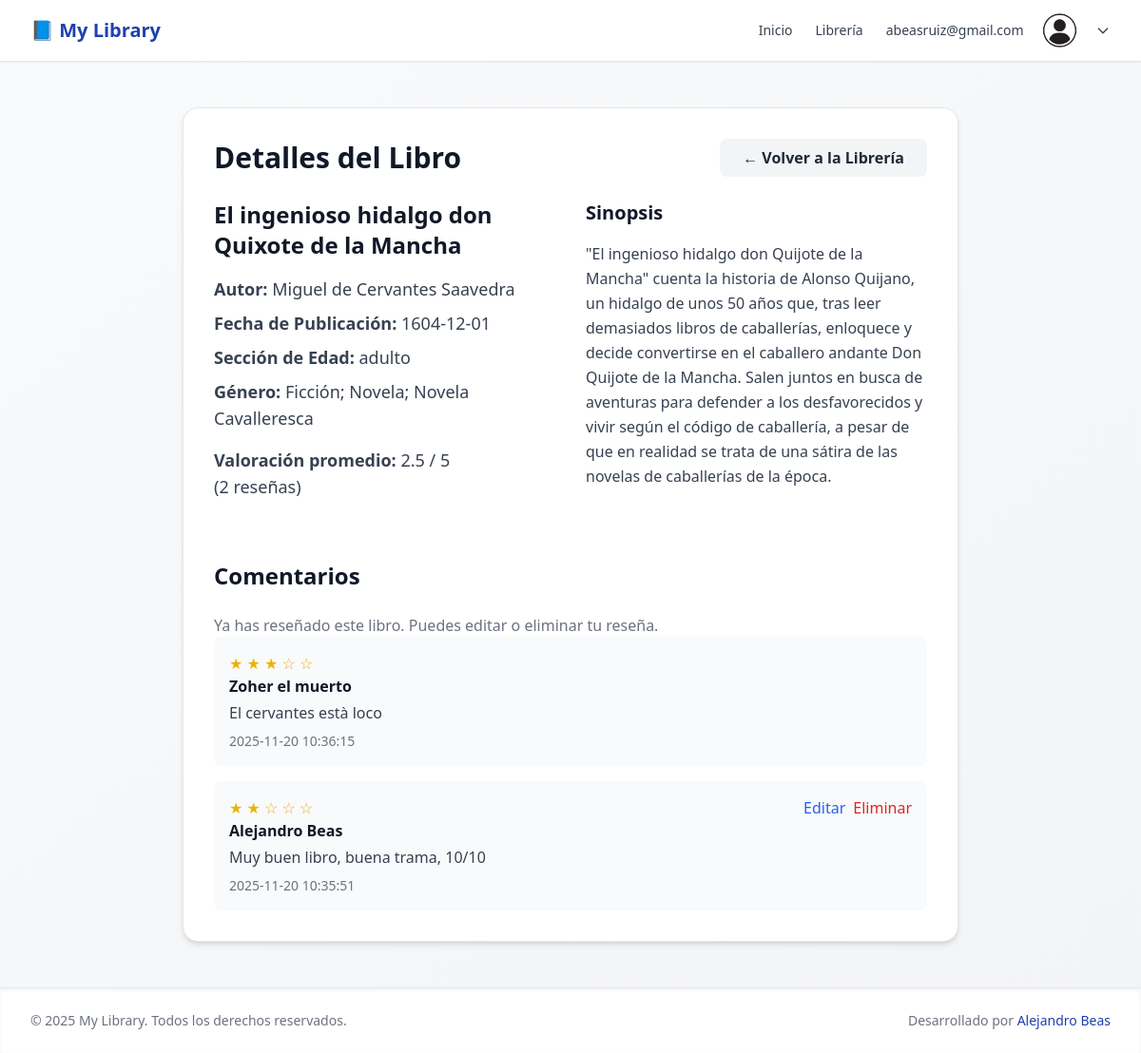
The app's page /view-book/15 (signed in) with its own data.
### tables this page shows
CREATE TABLE books (
	id INTEGER NOT NULL PRIMARY KEY AUTOINCREMENT,
	title TEXT NOT NULL,
	author TEXT,
	publish_date TEXT
, sinopsis varchar(45) default NULL, Etiqueta varchar(45) default NULL, genres TEXT NOT NULL);

CREATE TABLE comments (
    id INTEGER PRIMARY KEY AUTOINCREMENT,
    book_id INTEGER NOT NULL,
    user_id INTEGER NOT NULL,
    comment TEXT NOT NULL,
    created_at DATETIME DEFAULT CURRENT_TIMESTAMP,
    updated_at DATETIME DEFAULT CURRENT_TIMESTAMP, rating TINYINT NOT NULL DEFAULT 5,
    FOREIGN KEY (book_id) REFERENCES books(id),
    FOREIGN KEY (user_id) REFERENCES users(id)
);

CREATE TABLE users (
    id INTEGER PRIMARY KEY AUTOINCREMENT,
    email VARCHAR(255) UNIQUE NOT NULL,
    password VARCHAR(255) NOT NULL,
    created_at DATETIME DEFAULT CURRENT_TIMESTAMP
, name varchar(45), EtiquetaEdad varchar(45), Preferencias varchar(45));

### controllers/view-bookcontroller.php (called while the page is built, shortened)
<?php
$params = $_GET['params'] ?? [];
$id = $params[0] ?? null;
require_once __DIR__ . '/../models/books.php';
require_once __DIR__ . '/../models/functions.php';
$book = getBookById($db, $id);
$averageData = getAverageRating($db, $book['id']);
$averageRating = $averageData['avg_rating'];
$totalReviews = $averageData['total_reviews'];
$comments = getCommentsByBookId($db, $id);
include __DIR__ . '/../views/book_detail.view.php';

### models/books.php (called while the page is built, shortened)
<?php
function getBookById($db, $id) {
    try {
        $stmt = $db->prepare("SELECT * FROM books WHERE id = ?");
        $stmt->execute([$id]);
        return $stmt->fetch(PDO::FETCH_ASSOC);
    } catch (PDOException $e) {
        error_log("Error getting book by ID: " . $e->getMessage());
        return false;
    }
}

### models/functions.php (called while the page is built, shortened)
<?php
function getAverageRating($db, $bookId) {
    $stmt = $db->prepare("SELECT AVG(rating) as avg_rating, COUNT(*) as total_reviews
                          FROM comments
                          WHERE book_id = ?");
    $stmt->execute([$bookId]);
    return $stmt->fetch(PDO::FETCH_ASSOC);
}
function getCommentsByBookId($db, $bookId) {
    try {
        $stmt = $db->prepare("
            SELECT c.id, c.comment, c.created_at, c.rating, c.user_id, u.name AS username
            FROM comments c
            JOIN users u ON c.user_id = u.id
            WHERE c.book_id = ?
            ORDER BY c.created_at DESC
        ");
        $stmt->execute([$bookId]);
        return $stmt->fetchAll(PDO::FETCH_ASSOC);
    } catch (PDOException $e) {
        error_log("Error getting comments: " . $e->getMessage());
        return [];
    }
}

### views/book_detail.view.php (the view, shortened to what this page needs)
<?php include 'partials/header.view.php'; ?>
<main class="flex-1 bg-gradient-to-br from-gray-50 to-gray-100 py-12">
    <div class="max-w-4xl mx-auto px-6 sm:px-8 lg:px-10">
        <div class="bg-white rounded-2xl shadow-md p-8 border border-gray-200">
            <div class="flex justify-between items-center mb-6">
                <h1 class="text-3xl font-bold text-gray-900">Detalles del Libro</h1>
                <a href="/books" class="bg-gray-100 text-gray-800 py-2 px-6 rounded-lg hover:bg-gray-200 font-semibold">
                    ← Volver a la Librería
                </a>
            </div>
            <?php if ($book): ?>
                <div class="grid grid-cols-1 md:grid-cols-2 gap-8">
                    <div>
                        <h2 class="text-2xl font-semibold text-gray-900 mb-4"><?= htmlspecialchars($book['title']) ?></h2>
                        <p class="text-lg text-gray-700 mb-2"><strong>Autor:</strong> <?= htmlspecialchars($book['author']) ?></p>
                        <p class="text-lg text-gray-700 mb-2"><strong>Fecha de Publicación:</strong> <?= htmlspecialchars($book['publish_date']) ?></p>
                        <p class="text-lg text-gray-700 mb-2"><strong>Sección de Edad:</strong> <?= htmlspecialchars($book['Etiqueta']) ?></p>
                        <p class="text-lg text-gray-700 mb-4"><strong>Género:</strong> <?= htmlspecialchars($book['genres']) ?></p>
                        <?php if ($averageRating): ?>
                            <p class="text-lg text-gray-700 mb-4">
                                <strong>Valoración promedio:</strong>
                                <?= number_format($averageRating, 1) ?> / 5
                                <br>
                                (<?= $totalReviews ?> reseñas)
                            </p>
                        <?php else: ?>
                            <p class="text-lg text-gray-500 mb-4">Este libro aún no tiene reseñas.</p>
                        <?php endif; ?>
                    </div>
                    <div>
                        <h3 class="text-xl font-semibold text-gray-900 mb-4">Sinopsis</h3>
                        <p class="text-gray-700 leading-relaxed"><?= nl2br(htmlspecialchars($book['sinopsis'])) ?></p>
                    </div>
                </div>
                <?php
                    $userHasComment = false;
                    foreach ($comments as $c) {
                        if ($c['user_id'] == $_SESSION['user']['id']) {
                            $userHasComment = true;
                            break;
                        }
                    }
                ?>
                <div class="mt-12">
                    <h2 class="text-2xl font-bold text-gray-900 mb-6">Comentarios</h2>
                     <?php if (!$userHasComment): ?>
                        <form method="POST" action="/add-comment" class="mb-8">
                            <input type="hidden" name="token" value="<?= $_SESSION['token'] ?>">
                            <input type="hidden" name="book_id" value="<?= $book['id'] ?>">
                            <label class="block mb-2 font-semibold text-gray-700">Tu valoración:</label>
                            <select name="rating" required class="px-4 py-2 border border-gray-300 rounded-lg">
                                <option value="5">★★★★★ - Excelente</option>
                                <option value="4">★★★★☆ - Muy bueno</option>
                                <option value="3">★★★☆☆ - Bueno</option>
                                <option value="2">★★☆☆☆ - Regular</option>
                                <option value="1">★☆☆☆☆ - Malo</option>
                            </select>
                            <textarea name="comment" rows="3" required
                                    class="w-full mt-4 px-4 py-2 border border-gray-300 rounded-lg focus:ring-2 focus:ring-primary focus:border-primary"
                                    placeholder="Escribe tu reseña..."></textarea>
                            <button type="submit" class="mt-2 bg-primary text-white px-6 py-2 rounded-lg hover:bg-red-700">
                                Agregar Reseña
                            </button>
                        </form>
                    <?php else: ?>
                        <p class="text-gray-500">Ya has reseñado este libro. Puedes editar o eliminar tu reseña.</p>
                    <?php endif; ?>
                    <?php if (!empty($comments)): ?>
                        <div class="space-y-4">
                            <?php foreach ($comments as $comment): ?>
                                <div class="bg-gray-50 p-4 rounded-lg">
                                    <div class="flex justify-between items-start">
                                        <div>
                                            <p class="text-yellow-500">
                                            <?php for ($i = 1; $i <= 5; $i++): ?>
                                                <?= $i <= $comment['rating'] ? '★' : '☆' ?>
                                            <?php endfor; ?>
                                            </p>
                                            <p class="font-semibold text-gray-900"><?= htmlspecialchars($comment['username']) ?></p>
                                            <p class="text-gray-700 mt-1"><?= nl2br(htmlspecialchars($comment['comment'])) ?></p>
                                            <p class="text-sm text-gray-500 mt-2"><?= htmlspecialchars($comment['created_at']) ?></p>
                                        </div>
                                        <?php if ($comment['user_id'] == $_SESSION['user']['id']): ?>
                                            <div class="flex space-x-2">
                                                <button onclick="editComment(<?= $comment['id'] ?>, '<?= addslashes($comment['comment']) ?>', <?= $comment['rating'] ?>)"
                                                class="text-blue-600 hover:text-blue-900">Editar</button>
                                                <form method="POST" action="/delete-comment" class="inline" onsubmit="return confirm('¿Eliminar comentario?')">
                                                    <button type="submit" class="text-red-600 hover:text-red-900">Eliminar</button>
                                                </form>
                                            </div>
                                        <?php endif; ?>
                                    </div>
                                </div>
                            <?php endforeach; ?>
                        </div>
                    <?php else: ?>
                        <p class="text-gray-500">No hay comentarios aún. ¡Sé el primero en comentar!</p>
                    <?php endif; ?>
                </div>
            <?php else: ?>
                <p class="text-red-600">Libro no encontrado.</p>
            <?php endif; ?>
        </div>
    </div>
</main>
<?php include 'partials/footer.view.php'; ?>

### records on screen
books: title "El ingenioso hidalgo don Quixote de la Mancha", author "Miguel de Cervantes Saavedra", publish_date "1604-12-01", Etiqueta "adulto", genres "Ficción; Novela; Novela Cavalleresca", sinopsis "\"El ingenioso hidalgo don Quijote de la Mancha\" cuenta la historia de Alonso Quijano, un hidalgo de unos 50 años que, tras leer demasiados libros de caballerías, enloquece y decide convertirse en el caballero andante Don Quijote de la Mancha. Salen juntos en busca de aventuras para defender a los desfavorecidos y vivir según el código de caballería, a pesar de que en realidad se trata de una sátira de las novelas de caballerías de la época."
comments: rating 3 (drawn), user.name "Zoher el muerto", comment "El cervantes està loco", created_at "2025-11-20 10:36:15"
comments: rating 2 (drawn), user.name "Alejandro Beas", comment "Muy buen libro, buena trama, 10/10", created_at "2025-11-20 10:35:51"

### other values on screen
$_SESSION['user']['email'] "abeasruiz@gmail.com"
$averageRating "2.5"
$totalReviews "2"
APP_NAME "My Library"
